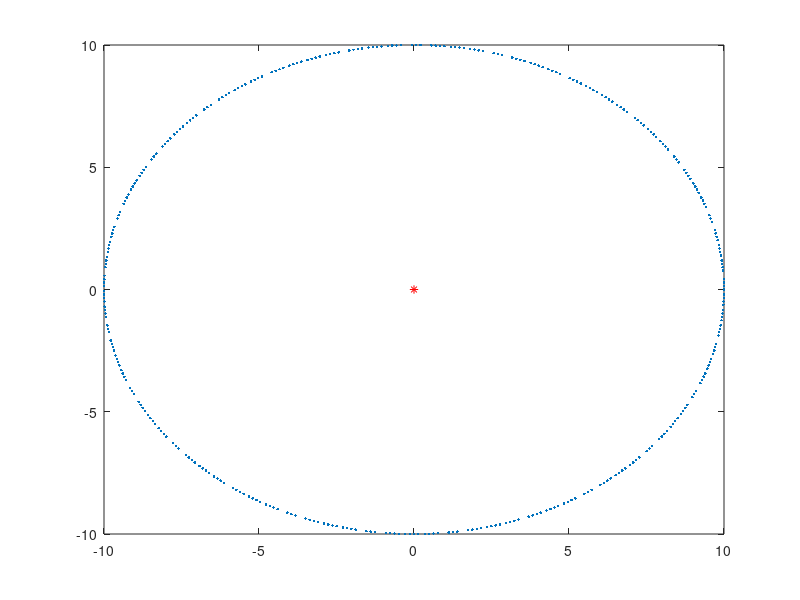

Write MATLAB code to recreate this figure. (Note: this script raises an error after producing the figure.)
clear all;

ptz_time=0;
target_order_ptz = [];
target_order = [];
X_obsv_pre=[];
risk_array=[];
% x=0; y=0; roll=0*pi/180; yaw=30*pi/180; V=10;
% x2=0; y2=100; roll2=8*pi/180; yaw2=-20*pi/180; V2=10;
actual_on = false;
sim_time = 500;
stare_time = 5;

avg_size = 10;
danger_area = 10;
distance_min = 100;
distance_max = 200;
position_angle_limit = 360;
roll_limit = 30;
yaw_limit = 360;
V_min = 20;
V_max = 10;
threat_number = 2;
T=0.1;
average_time = 5;
prediction_horizon = 50;
gimbal_position = [0 10];
n = 0;
safety_radius = 30;

safety_limit_angle = linspace(0,360,360);
safety_limit = [danger_area.*cos(safety_limit_angle); danger_area.*sin(safety_limit_angle)];
plot(0,0,'r*');
hold on;
plot(safety_limit(1,:), safety_limit(2,:), '.');
hold on;

% for i=1:threat_number
%     position_angle = rand*position_angle_limit*pi/180;
%     target(i,:) = [(rand*(distance_max-distance_min)+distance_min)*cos(position_angle) (rand*(distance_max-distance_min)+distance_min)*sin(position_angle) ...
%         (rand*roll_limit-roll_limit/2)*pi/180 rand*yaw_limit*pi/180 rand*(V_max-V_min)+V_min ...
%         randi(sim_time*0.8) (rand*roll_limit-roll_limit/2)*pi/180 randi(sim_time*0.8) (rand*roll_limit-roll_limit/2)*pi/180];
% end

target = [-50 20 -20*pi/180 0*pi/180 15 50 -20*pi/180 100 20*pi/180;
    -150 -150 20*pi/180 180*pi/180 15 50 -20*pi/180 100 20*pi/180];

[target(:,1), target(:,2), target(:,3)*180/pi, target(:,4)*180/pi, target(:,5), target(:,6), target(:,7)*180/pi, target(:,8), target(:,9)*180/pi ]
fprintf('      x         y        roll       yaw        V      time2     roll2     time3     roll3 \n');

X = [target(:,1), target(:,2), target(:,5).*cos(target(:,4)), target(:,5).*sin(target(:,4))];
X_obsv = zeros(threat_number,4);
Xdot_obsv = zeros(threat_number,4);
host_state = [-50 50];
host_control = [0 0];
final_state = [100; 50];
current_roll = target(:,3);

%% ------------------- Model ------------------- %%

host_X = [host_state(1); host_state(2); host_control(1); host_control(2)];
M = [1 0 1 0; 
    0 1 0 1;
    0 0 1 0;
    0 0 0 1];
N = [1 0;
    0 1;
    1 0;
    0 1];
Q = [1 0 0 0;
    0 1 0 0];
gamma = 1;

for i=1:prediction_horizon
    F(2*i-1:2*i,:) = Q * M^i;
    W(2*i-1:2*i,:) = final_state;
    Hmat = zeros(2,2);
    for j=1:i
        Hmat = Q * M^(j-1) * N + Hmat;
    end
    H(2*i-1:2*i,2*i-1:2*i) = Hmat;
end

u=zeros(prediction_horizon*2,1);

for k=1:sim_time
    
    % Change the roll angles (random roll, random timing)
    for i=1:threat_number
        if k==target(i,6)
            current_roll(i) = target(i,7);
        end
        if k==target(i,8)
            current_roll(i) = target(i,9);
        end
    end

    Omega = -sign(current_roll).*sqrt((1./cos(current_roll)).^2-1)*9.8./target(:,5);

    Xdot = [X(:,3) X(:,4) -Omega.*X(:,4) Omega.*X(:,3)];
    X = X + Xdot * T;
 
    %% ------------------- Actual Future Path ------------------- %%

    if actual_on == true

        X_actual = X;
        Xdot_actual = Xdot;

        for i=1:prediction_horizon
            X_actual = X_actual + Xdot_actual*T;
            Xdot_actual = [X_actual(:,3) X_actual(:,4) Xdot_actual(:,3) Xdot_actual(:,4)]; 
            for p=1:threat_number
                X_actual_hist{p}(i,:) = X_actual(p,1:2);
            end
        end

        for p=1:threat_number
            actual{p}=plot(X_actual_hist{p}(:,1), X_actual_hist{p}(:,2),'g.');
            hold on;
        end
        
    end
    
    %% ------------------- TSP ------------------- %%
    
    if k==1
        first_number = 0;
        target_order = tsp(threat_number, gimbal_position, X, k, first_number);
    end
    
    if rem(k,stare_time*(threat_number-1))==0
        first_number = target_order(end);
        gimbal_position = [X(target_order(end),1), X(target_order(end),2)];        
        target_order = tsp(threat_number, gimbal_position, X, k, first_number);  
    end
    
    %% ------------------- PTZ ------------------- %%
    n = n + 1;
    if k==1
        target_order(1) = [];
        target_order_ptz = target_order
    end
    
    % If risk array is completed, use it as the PTZ priority
    if isempty(risk_array) == false && n > stare_time * threat_number
        target_order_ptz = risk_array'
        n=1;
    end    
    
    if isempty(target_order_ptz) == false
        ptz_time = rem(ceil(n/stare_time),threat_number);
        if ptz_time == 0
            ptz_time = threat_number;
        end
        ptz_draw = plot(X(target_order_ptz(ptz_time),1), X(target_order_ptz(ptz_time),2),'ro', 'MarkerSize',10, 'LineWidth',2);
    end
    
    if k==1
        pre_ptz_time = ptz_time;
    end
    
    %% ------------------- Prediction ------------------- %%
    if isempty(target_order_ptz) == false
        
        % The data is received when the PTZ camera see the threat.
        X_obsv(target_order_ptz(ptz_time),1:2) = [X(target_order_ptz(ptz_time),1) X(target_order_ptz(ptz_time),2)];
        X_hist = [];

        % The velocity/acceleration is computed by averaging the position difference. 
        if isempty(X_obsv_pre) == false && pre_ptz_time == ptz_time % When the target is observed
            xdot_save(k) = X_obsv(target_order_ptz(ptz_time),1)-X_obsv_pre(target_order_ptz(ptz_time),1);
            ydot_save(k) = X_obsv(target_order_ptz(ptz_time),2)-X_obsv_pre(target_order_ptz(ptz_time),2);
        elseif isempty(X_obsv_pre) == false && pre_ptz_time ~= ptz_time % When the target is changed
            xdot_save(find(ismember(xdot_save,0)))=[];
            ydot_save(find(ismember(ydot_save,0)))=[];
            % Velocity
            X_obsv(pre_target_order_ptz(pre_ptz_time),3:4) = [mean(xdot_save) mean(ydot_save)]/T;
            Xdot_obsv(pre_target_order_ptz(pre_ptz_time),1:2) = [mean(xdot_save) mean(ydot_save)]/T;
            V_obsv = sqrt((mean(xdot_save)/T)^2 + (mean(ydot_save)/T)^2);
            % Acceleration            
            roll_obsv = current_roll(pre_target_order_ptz(pre_ptz_time));
            Omega_obsv = -sign(roll_obsv)*sqrt((1/cos(roll_obsv))^2-1)*9.8/V_obsv;
            Xdot_obsv(pre_target_order_ptz(pre_ptz_time),3:4) ...
                = [-Omega_obsv*mean(ydot_save)/T Omega_obsv*mean(xdot_save)/T];
            xdot_save = []; ydot_save = [];
        end
        
        % Propagate based on observation data
        X_obsv_pre = X_obsv;
        X_obsv = X_obsv + Xdot_obsv*T;
        Xdot_obsv = [X_obsv(:,3) X_obsv(:,4) Xdot_obsv(:,3) Xdot_obsv(:,4)];  
            
        % Predict based on observation data for prediction horizon
        X_pred = X_obsv;
        Xdot_pred = Xdot_obsv;

%         for i=1:prediction_horizon
%             for p=1:threat_number
%                 X_hist{p}(i,:) = [distance_max distance_max]
%             end
%         end
        
        for i=1:prediction_horizon
            X_pred = X_pred + Xdot_pred*T;
            Xdot_pred = [X_pred(:,3) X_pred(:,4) Xdot_pred(:,3) Xdot_pred(:,4)];
            for p=1:threat_number
                X_hist{p}(i,:) = X_pred(p,1:2);
            end
        end

        % Draw the prediction
        for p=1:threat_number
            pred{p}=plot(X_hist{p}(:,1), X_hist{p}(:,2),'r.');
            hold on;
        end
            
    end
    
        
    %% ------------------- Risk computation ------------------- %%
    
    % Check if PTZ see all the targets
    Xdot_pred(find(ismember(Xdot_pred(:,1),0)),:)=[];
    
    % Save all the distance of each threat using predicted path
    if size(Xdot_pred,1) == threat_number
        distance = [];
        for p=1:threat_number
            distance(p,:) = sqrt((X_hist{p}(:,1)-host_state(1)).^2 + (X_hist{p}(:,2)-host_state(2)).^2)';
        end

        % Compute relative velocity of each threat
        velocity = mean(distance(:,2:end) - distance(:,1:end-1),2)/T;

        % Compute risk of each threat
        risk = -velocity + 10000./distance(:,end);

        % Sort array in descend direction
        [risk_value, risk_array] = sort(risk,'descend');

        if min(velocity)<0
            risk_array';
        else
%             fprintf('Nothing is approaching\n');
        end

        
    end

    %% ------------------- Avoid ------------------- %%
    for i=1:prediction_horizon
        threat(2*i-1,:) = X_hist{1}(i,1);
        threat(2*i,:) = X_hist{1}(i,2);
%         threat(2*i-1,:) = 20;
%         threat(2*i,:) = i-1;    
    end
    
    H_tilde = H'*H+gamma;
    b_tilde = H'*(F*host_X - W);
    
    % Constraints (form of a*u < c)
    c = [inv(H)*(-safety_radius - threat + F*host_X), 0.5 * ones(size(u,1),1), 0.5 * ones(size(u,1),1)];
    % The sign of u
    u_sign = [-1 -1 1];
    
    % u means delta u
    stop = 100;
    while (stop>eps(1))
        d = -H_tilde*u - b_tilde;
        for j=1:size(u,1)
            if abs(d(j)) > eps(1)
                lamda_star = -(d(j)*H(j,j)*(H(j,j)*u(j) + F(j,1:4)*host_X - W(j)) + gamma*u(j))/(d(j)*H(j,j)*H(j,j)*d(j)+gamma*d(j));
                lamda_max_list = [(c(j,1)-u_sign(1)*u(j))/(u_sign(1)*d(j)), (c(j,2)-u_sign(2)*u(j))/(u_sign(2)*d(j)), (c(j,3)-u_sign(3)*u(j))/(u_sign(3)*d(j))];
                % Find only zero and positive value
                lamda_max_1 = lamda_max_list .* [(c(j,1)-u_sign(1)*u(j))/(u_sign(1)*d(j))>=0, (c(j,2)-u_sign(2)*u(j))/(u_sign(2)*d(j))>=0, (c(j,3)-u_sign(3)*u(j))/(u_sign(3)*d(j))>=0];
                % Change 0 and negative value to 10^(30)
                lamda_max_2 = 10^(30) .* [(c(j,1)-u_sign(1)*u(j))/(u_sign(1)*d(j))<0, (c(j,2)-u_sign(2)*u(j))/(u_sign(2)*d(j))<0, (c(j,3)-u_sign(3)*u(j))/(u_sign(3)*d(j))<0];
                lamda_max_list = lamda_max_1 + lamda_max_2;
                lamda_max = min(lamda_max_list);
                if lamda_max == 10^(30) || lamda_max < eps(1)
                    lamda(j,1) = 0;
                else
                    lamda(j,1) = min(lamda_max, lamda_star);
                end
            else
                d(j) = 0;
                lamda(j,1) = 0;
            end
            
        end
        
        u = u + lamda .* d;
        stop = sum(lamda.*d);
    end
    
    host = F*host_X + H*u;
    for i=1:prediction_horizon
        host_draw(i,1) = host(2*i-1);
        host_draw(i,2) = host(2*i);
    end
    host_plot=plot(host_draw(:,1), host_draw(:,2),'r');    
    
    
    %% ------------------- Draw ------------------- %%
    for i=1:threat_number
        a{i}=plot(X(i,1), X(i,2),'b.');
        hold on;
        t{i}=text(X(i,1)+1, X(i,2)+1,sprintf('%.f', i));
    end
    xlim([-distance_max distance_max])
    ylim([-distance_max distance_max])
    drawnow;

    for i=1:threat_number
        set(t{i},'Visible','off');
        set(a{i},'Visible','off');
        set(host_plot,'Visible','off');
        if actual_on == true
            set(actual{i},'Visible','off');
        end
    end
    
    if isempty(pred)==false
        for i=1:max(size(pred))
            set(pred{i},'Visible','off');                        
        end
    end
    
    if isempty(target_order_ptz) == false
        set(ptz_draw,'Visible','off');
    end
    
    pre_ptz_time = ptz_time;
    pre_target_order_ptz = target_order_ptz;
    
end
